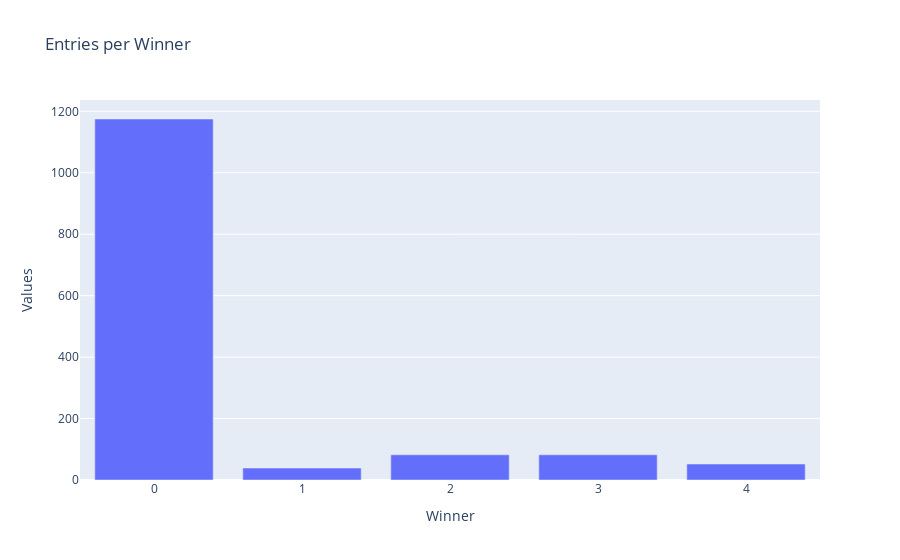

The notebook cell this image was saved under:
### Markdown cell above
# Plots about the features

### Code cell
counts = df['winner'].value_counts()
fig = px.bar(x=counts.index, y=counts.values, labels={'x':'Winner', 'y':'Values'},
             title='Entries per Winner')

# Show plot 
fig.show()

### Figure 1 — Plotly figure (JSON) as saved in the notebook; plotly's stock layout.template omitted (floating-point values rounded to 4 significant figures)
{"data": [{"alignmentgroup": "True", "hovertemplate": "Winner=%{x}<br>Values=%{y}<extra></extra>", "legendgroup": "", "marker": {"color": "#636efa", "pattern": {"shape": ""}}, "name": "", "offsetgroup": "", "orientation": "v", "showlegend": false, "textposition": "auto", "type": "bar", "x": [0, 3, 2, 4, 1], "xaxis": "x", "y": [1175, 82, 82, 52, 39], "yaxis": "y"}], "layout": {"barmode": "relative", "legend": {"tracegroupgap": 0}, "title": {"text": "Entries per Winner"}, "xaxis": {"anchor": "y", "domain": [0, 1], "title": {"text": "Winner"}}, "yaxis": {"anchor": "x", "domain": [0, 1], "title": {"text": "Values"}}}}
